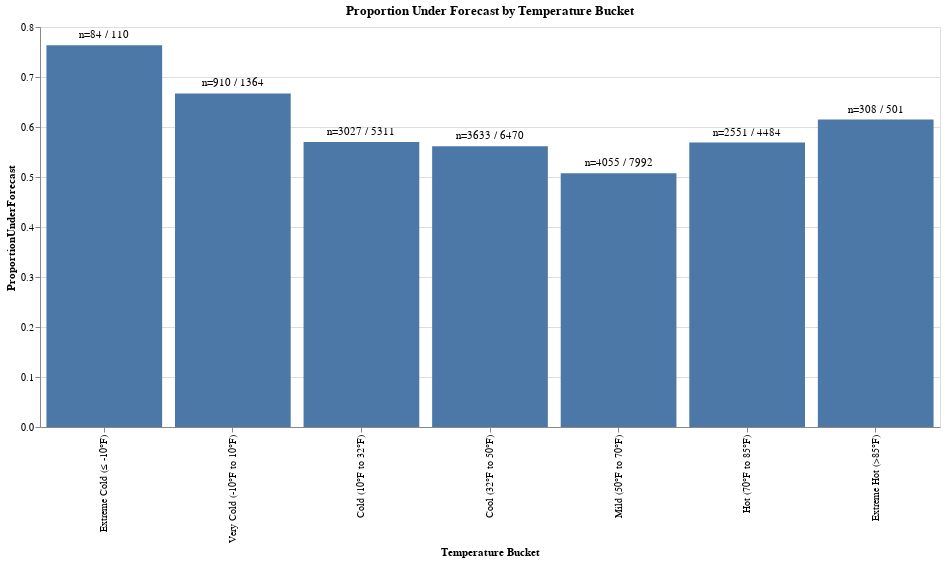

The cell this chart's notebook holds for it:
### Code cell
## plot bar chart of IsUnderForecast by TemperatureBucket
# Calculate count of underforecasts
df_error_by_temp_bucket = df_error_by_temp_bucket.with_columns([
    (pl.col("ProportionUnderForecast") * pl.col("Count")).cast(pl.Int64).alias("UnderForecastCount"),
    (pl.col("Count") - (pl.col("ProportionUnderForecast") * pl.col("Count")).cast(pl.Int64)).cast(pl.Int64).alias("OverForecastCount")
])

# Create labels for text annotation
df_error_by_temp_bucket = df_error_by_temp_bucket.with_columns(
    pl.concat_str(
        pl.lit("n="), 
        pl.col("UnderForecastCount"),
        pl.lit(" / "),
        pl.col("Count")
    ).alias("CountLabel")
)

chart = alt.Chart(df_error_by_temp_bucket).mark_bar().encode(
    x=alt.X("TemperatureBucketLabel:N", sort=[
        "Extreme Cold (≤ -10°F)", 
        "Very Cold (-10°F to 10°F)", 
        "Cold (10°F to 32°F)", 
        "Cool (32°F to 50°F)", 
        "Mild (50°F to 70°F)", 
        "Hot (70°F to 85°F)", 
        "Extreme Hot (>85°F)"
    ],
    title="Temperature Bucket"),
    y="ProportionUnderForecast:Q",
    tooltip=["TemperatureBucketLabel", "ProportionUnderForecast:Q", "UnderForecastCount:Q", "Count:Q"]
).properties(
    title="Proportion Under Forecast by Temperature Bucket",
    width=900,
    height=400
)

# Add text labels showing count of underforecasts and total observations
text = alt.Chart(df_error_by_temp_bucket).mark_text(dy=-10).encode(
    x=alt.X("TemperatureBucketLabel:N", sort=[
        "Extreme Cold (≤ -10°F)", 
        "Very Cold (-10°F to 10°F)", 
        "Cold (10°F to 32°F)", 
        "Cool (32°F to 50°F)", 
        "Mild (50°F to 70°F)", 
        "Hot (70°F to 85°F)", 
        "Extreme Hot (>85°F)"
    ]),
    y="ProportionUnderForecast:Q",
    text="CountLabel:N"
)

chart = chart + text

## save plot to plots directory
plots_dir = PROJECT_ROOT / "plots"
plots_dir.mkdir(exist_ok=True)

# Save as HTML (interactive)
html_path = plots_dir / "under_forecast_by_temp_bucket.html"
chart.save(str(html_path))
print(f"Plot saved to: {html_path}")

chart.show()

### Figure 1 — Vega-Lite specification as saved in the notebook (floating-point values rounded to 4 significant figures)
{"config": {"view": {"continuousWidth": 300, "continuousHeight": 300}}, "layer": [{"mark": {"type": "bar"}, "encoding": {"tooltip": [{"field": "TemperatureBucketLabel", "type": "nominal"}, {"field": "ProportionUnderForecast", "type": "quantitative"}, {"field": "UnderForecastCount", "type": "quantitative"}, {"field": "Count", "type": "quantitative"}], "x": {"field": "TemperatureBucketLabel", "sort": ["Extreme Cold (≤ -10°F)", "Very Cold (-10°F to 10°F)", "Cold (10°F to 32°F)", "Cool (32°F to 50°F)", "Mild (50°F to 70°F)", "Hot (70°F to 85°F)", "Extreme Hot (>85°F)"], "title": "Temperature Bucket", "type": "nominal"}, "y": {"field": "ProportionUnderForecast", "type": "quantitative"}}, "title": "Proportion Under Forecast by Temperature Bucket"}, {"mark": {"type": "text", "dy": -10}, "encoding": {"text": {"field": "CountLabel", "type": "nominal"}, "x": {"field": "TemperatureBucketLabel", "sort": ["Extreme Cold (≤ -10°F)", "Very Cold (-10°F to 10°F)", "Cold (10°F to 32°F)", "Cool (32°F to 50°F)", "Mild (50°F to 70°F)", "Hot (70°F to 85°F)", "Extreme Hot (>85°F)"], "type": "nominal"}, "y": {"field": "ProportionUnderForecast", "type": "quantitative"}}}], "data": {"name": "data-666d718c328e1372b364c8fbc7101af9"}, "height": 400, "width": 900, "$schema": "https://vega.github.io/schema/vega-lite/v6.1.0.json", "datasets": {"data-666d718c328e1372b364c8fbc7101af9": [{"TemperatureBucket": "Cold", "MeanAbsolutePercentageError": 2.167, "ProportionUnderForecast": 0.5699, "Count": 5311, "TemperatureBucketLabel": "Cold (10°F to 32°F)", "UnderForecastCount": 3027, "OverForecastCount": 2284, "CountLabel": "n=3027 / 5311"}, {"TemperatureBucket": "Cool", "MeanAbsolutePercentageError": 2.096, "ProportionUnderForecast": 0.5617, "Count": 6470, "TemperatureBucketLabel": "Cool (32°F to 50°F)", "UnderForecastCount": 3633, "OverForecastCount": 2837, "CountLabel": "n=3633 / 6470"}, {"TemperatureBucket": "Extreme Cold", "MeanAbsolutePercentageError": 2.392, "ProportionUnderForecast": 0.7636, "Count": 110, "TemperatureBucketLabel": "Extreme Cold (≤ -10°F)", "UnderForecastCount": 84, "OverForecastCount": 26, "CountLabel": "n=84 / 110"}, {"TemperatureBucket": "Extreme Hot", "MeanAbsolutePercentageError": 2.882, "ProportionUnderForecast": 0.6148, "Count": 501, "TemperatureBucketLabel": "Extreme Hot (>85°F)", "UnderForecastCount": 308, "OverForecastCount": 193, "CountLabel": "n=308 / 501"}, {"TemperatureBucket": "Hot", "MeanAbsolutePercentageError": 2.577, "ProportionUnderForecast": 0.5689, "Count": 4484, "TemperatureBucketLabel": "Hot (70°F to 85°F)", "UnderForecastCount": 2551, "OverForecastCount": 1933, "CountLabel": "n=2551 / 4484"}, {"TemperatureBucket": "Mild", "MeanAbsolutePercentageError": 2.168, "ProportionUnderForecast": 0.5074, "Count": 7992, "TemperatureBucketLabel": "Mild (50°F to 70°F)", "UnderForecastCount": 4055, "OverForecastCount": 3937, "CountLabel": "n=4055 / 7992"}, {"TemperatureBucket": "Very Cold", "MeanAbsolutePercentageError": 2.449, "ProportionUnderForecast": 0.6672, "Count": 1364, "TemperatureBucketLabel": "Very Cold (-10°F to 10°F)", "UnderForecastCount": 910, "OverForecastCount": 454, "CountLabel": "n=910 / 1364"}]}}
